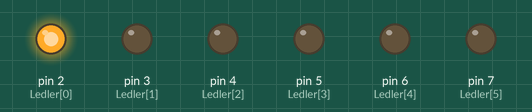
A sketch run on a simulated Arduino Uno, built with avr-gcc and run on an emulated ATmega328P. Parts: output pins drawn as LEDs (lit = HIGH).

Above: at 0.05 s.
At 0.55 s:
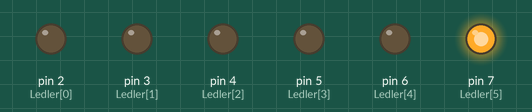
At 0.75 s:
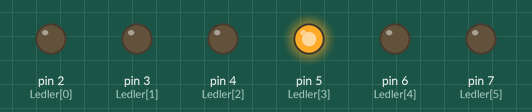
At 1.45 s:
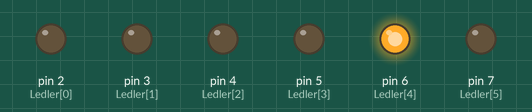
At 2.15 s:
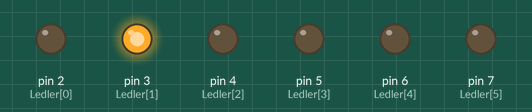
At 2.85 s:
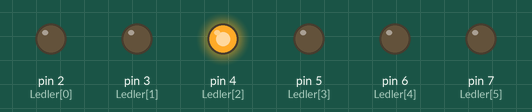
Timing chart, 0 to 3.1 s (numbered marks = the images above):
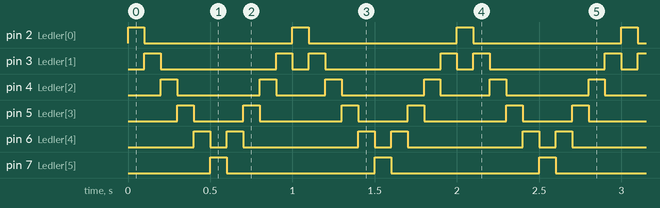

Measured:
- by itself, pin 2 (Ledler[0]), pin 7 (Ledler[5]): alternates HIGH for 0.10 s and LOW for 0.90 s
- by itself, pin 3 (Ledler[1]): repeats every 1.0 s: LOW 0.70 s, HIGH 0.10 s, LOW 0.10 s, HIGH 0.10 s
- by itself, pin 4 (Ledler[2]): repeats every 1.0 s: LOW 0.50 s, HIGH 0.10 s, LOW 0.30 s, HIGH 0.10 s
- by itself, pin 5 (Ledler[3]): repeats every 1.0 s: LOW 0.30 s, HIGH 0.10 s, LOW 0.50 s, HIGH 0.10 s
- by itself, pin 6 (Ledler[4]): repeats every 1.0 s: LOW 0.10 s, HIGH 0.10 s, LOW 0.70 s, HIGH 0.10 s

The sketch:

Kod.ino
```cpp
int Ledler[] = {2,3,4,5,6,7};
void setup() {
  for(int i=0;i<6;i++){
    pinMode(Ledler[i],OUTPUT);
  }
}
void loop() {
  for(int i=0;i<6;i++){
    digitalWrite(Ledler[i],HIGH);
    delay(100); // 1 2 3 4 5 6. Ledleri Yaktık
    digitalWrite(Ledler[i],LOW);
  }
  //Sırasıyla 1 2 3 4 5 6. Ledleri Yaktık
  for(int i=4;i>0;i--){
    digitalWrite(Ledler[i],HIGH);
    delay(100);
    digitalWrite(Ledler[i],LOW);
  }
  //Sırasıyla 5 4 3 2 Ledleri Yaktık
}
```
